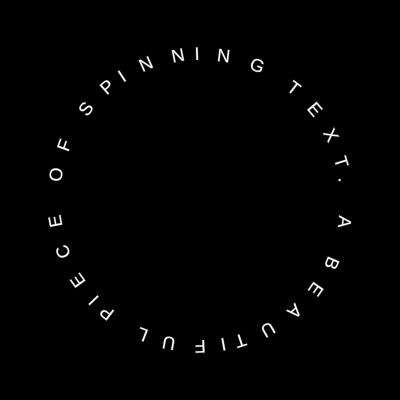
Frame 1 (no input)
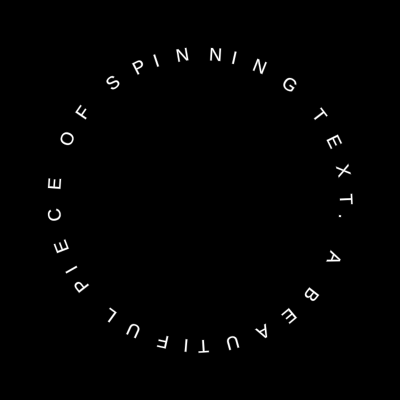
Frame 60 (no input)
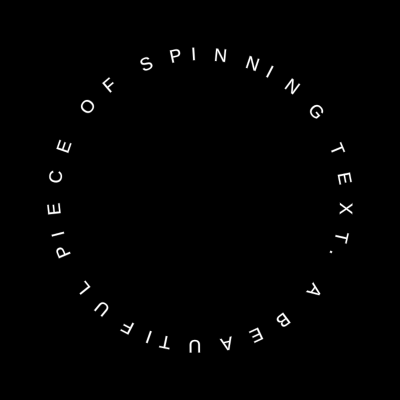
Frame 120 (the mouse pressed at the canvas centre since frame 60)

The p5.js sketch that drew these frames (run headless with seeded random() and noise() and a simulated clock; from frame 60 on, the mouse is pressed at the canvas centre):

// p5.js sketch
// ── sketch.js
// from https://stackoverflow.com/questions/68528749/how-do-i-rotate-text-around-an-oval

let canvasWidth = 400;
let canvasHeight = 400;
let spinSpeed = 0.25;
let ellipseWidth = 280;
let ellipseHeight = 280;
let angle = 0;
let sourceText = "A beautiful piece of spinning text. ";
let sourceCharacters = sourceText.toUpperCase().split("");

function setup() {
  createCanvas(canvasWidth, canvasHeight);
  angleMode(DEGREES);
  textSize(18);
  textAlign(LEFT, BASELINE);
  stroke("rgba(255, 255, 255, 0.25)");
  fill("white");
}

function draw() {
  background(0);

  // Prepare for operations around circle
  translate(canvasWidth / 2, canvasHeight / 2);

  // Create a revolving angle
  if (angle < 360) {
    angle += spinSpeed;
  } else {
    angle = 0;
  }

  // Set variables for trigonometry
  let widthR = ellipseWidth / 2;
  let heightR = ellipseHeight / 2;
  let dx = widthR * cos(angle);
  let dy = heightR * sin(angle);

  // Set variable for offsetting each character
  let currentOffset = 0;

  // Loop through each chracter and place on oval edge
  for (let i = 0; i < sourceCharacters.length; i++) {
    push();
    const w = textWidth(sourceCharacters[i]);

    currentOffset += w / 2;

    dx = widthR * cos(angle + currentOffset);
    dy = heightR * sin(angle + currentOffset);

    translate(dx, dy);
    rotate(angle + currentOffset + 90);

    text(sourceCharacters[i], 0, 0);

    currentOffset += w / 2;
    pop();
  }
}
